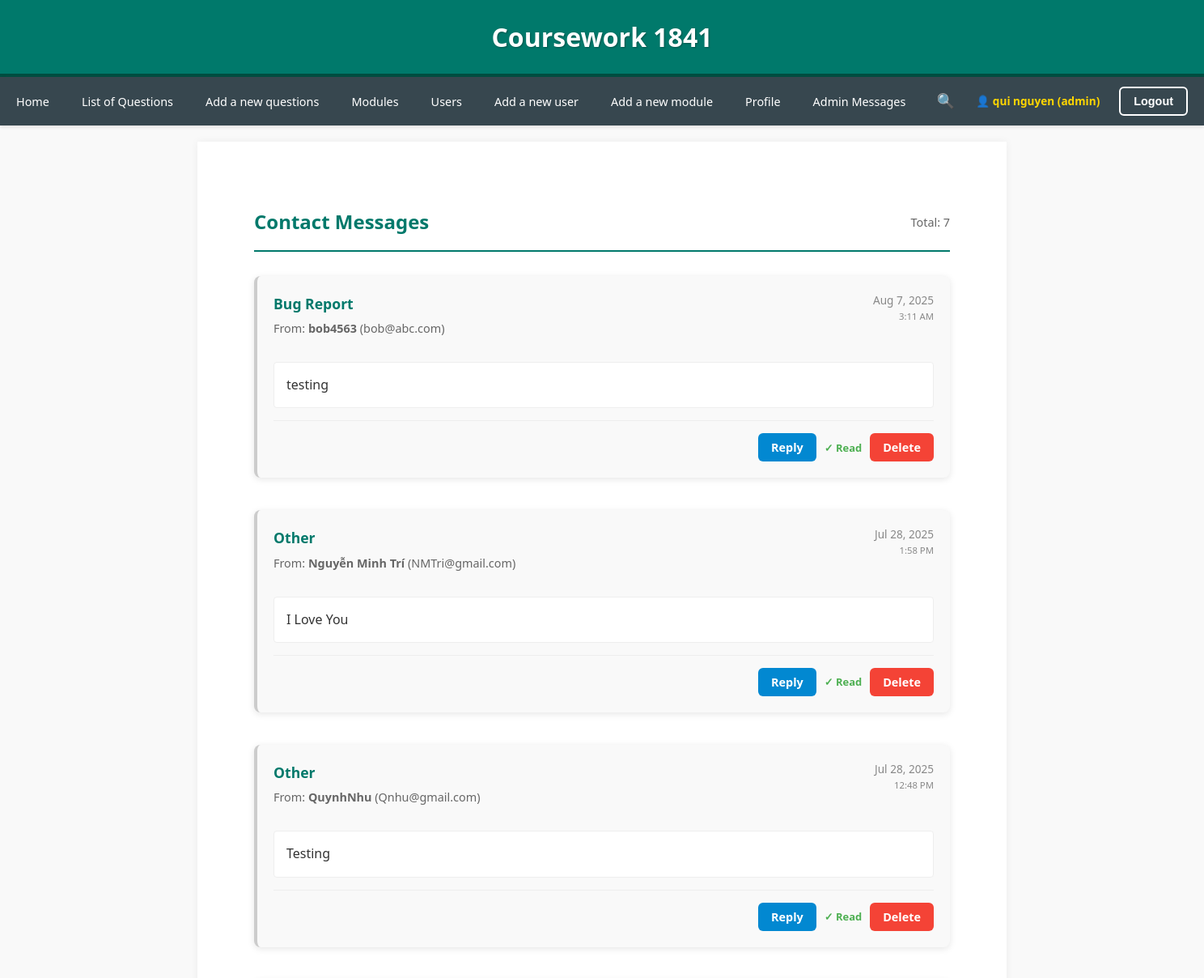
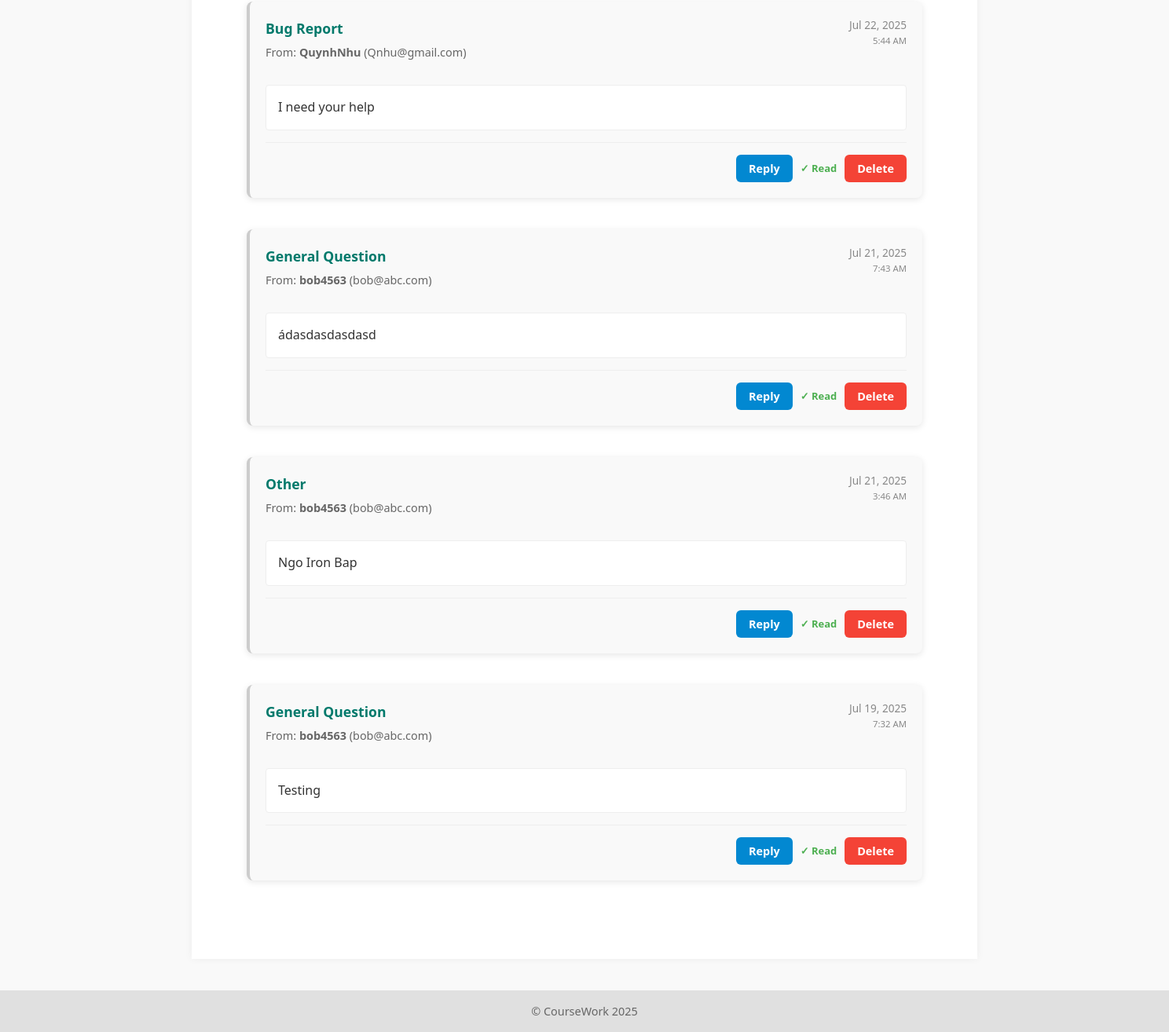
/CW/admin_mess.php (signed in), run on the app's committed database (2 pictures, top to bottom).
### tables this page shows
CREATE TABLE `contact_messages` (
  `id` int(11) NOT NULL,
  `name` varchar(255) NOT NULL,
  `email` varchar(255) NOT NULL,
  `subject` varchar(255) NOT NULL,
  `message` text NOT NULL,
  `created_at` timestamp NOT NULL DEFAULT current_timestamp(),
  `is_read` tinyint(1) DEFAULT 0,
  `user_id` int(11) DEFAULT NULL
);

### CW/admin_mess.php (called while the page is built, shortened)
<?php
include 'includ/DatabaseConnection.php';
include 'includ/DatabaseFunction.php';
$messages = getAllContactMessages($pdo);
include 'tem/admin_mess.html.php';
include 'tem/layout.html.php';

### CW/includ/DatabaseFunction.php (called while the page is built, shortened)
<?php
function getAllContactMessages($pdo) {
    $stmt = $pdo->query("SELECT cm.*, u.name as sender_username
                         FROM contact_messages cm
                         LEFT JOIN user u ON cm.user_id = u.id
                         ORDER BY cm.created_at DESC");
    return $stmt->fetchAll();
}

### CW/tem/admin_mess.html.php (the view, shortened to what this page needs)
<div class="admin-messages-container">
    <div class="messages-header">
        <h2>Contact Messages</h2>
        <div class="message-stats">
            <span class="total-messages">Total: <?= count($messages) ?></span>
        </div>
    </div>
    <?php if (empty($messages)): ?>
        <div class="no-messages">
            <p>No contact messages yet.</p>
            <small>Messages from the contact form will appear here.</small>
        </div>
    <?php else: ?>
        <div class="messages-list">
            <?php foreach ($messages as $msg): ?>
                <div class="message-card <?= $msg['is_read'] ? 'read' : 'unread' ?>">
                    <div class="message-header">
                        <div class="message-info">
                            <h3 class="message-subject"><?= htmlspecialchars($msg['subject']) ?></h3>
                            <p class="message-from">
                                From: <strong><?= htmlspecialchars($msg['name']) ?></strong>
                                (<?= htmlspecialchars($msg['email']) ?>)
                            </p>
                        </div>
                        <div class="message-date">
                            <?= date('M j, Y', strtotime($msg['created_at'])) ?><br>
                            <small><?= date('g:i A', strtotime($msg['created_at'])) ?></small>
                        </div>
                    </div>
                    <div class="message-content">
                        <?= nl2br(htmlspecialchars($msg['message'])) ?>
                    </div>
                    <div class="message-actions">
                        <a href="admin_answer.php?id=<?= $msg['id'] ?>" class="btn-reply">Reply</a>
                        <?php if (!$msg['is_read']): ?>
                            <a href="?mark_read=<?= $msg['id'] ?>" class="btn-mark-read">Mark as Read</a>
                        <?php else: ?>
                            <span class="read-status">✓ Read</span>
                        <?php endif; ?>
                        <a href="?delete=<?= $msg['id'] ?>" class="btn-delete"
                           onclick="return confirm('Are you sure you want to delete this message?')">Delete</a>
                    </div>
                </div>
            <?php endforeach; ?>
        </div>
    <?php endif; ?>
</div>

### CW/css/final-cw.css (style rules this page uses)
* { margin: 0; padding: 0; box-sizing: border-box; }
body { font-family: 'Segoe UI', Tahoma, sans-serif; background-color: #f9f9f9; color: #333; line-height: 1.6; font-size: 16px; }
a.btn-delete { background-color: #f44336; color: white; padding: 6px 16px; border: none; border-radius: 6px; font-weight: bold; font-size: 0.9rem; text-decoration: none; cursor: pointer; transition: all 0.2s ease; display: inline-block; text-align: center; min-width: 70px; }
.btn-reply { background-color: #0288D1; color: white; padding: 6px 16px; border: none; border-radius: 6px; font-weight: bold; font-size: 0.9rem; text-decoration: none; cursor: pointer; transition: all 0.2s ease; display: inline-block; text-align: center; min-width: 70px; }
.message-card { background: white; border-radius: 8px; padding: 20px; margin-bottom: 20px; box-shadow: 0 2px 8px rgba(0,0,0,0.1); transition: all 0.2s ease; }
.message-card.read { border-left: 4px solid #ccc; background: #f9f9f9; }
.message-subject { font-size: 1.1em; font-weight: 600; margin-bottom: 5px; color: #00796B; }
.message-from { font-size: 0.9em; color: #666; margin: 0 0 15px 0; }
.message-header { display: flex; justify-content: space-between; align-items: flex-start; margin-bottom: 15px; }
.message-date { text-align: right; color: #888; font-size: 0.85em; line-height: 1.4; }
.message-content { background: white; padding: 15px; border-radius: 4px; margin: 15px 0; border: 1px solid #eee; line-height: 1.6; }
.message-actions { display: flex; justify-content: flex-end; align-items: center; font-size: 0.9em; color: #555; margin-top: 15px; padding-top: 15px; border-top: 1px solid #eee; gap: 10px; }
.admin-messages-container { max-width: 900px; margin: 40px auto; padding: 20px; }
.messages-header { display: flex; justify-content: space-between; align-items: center; margin-bottom: 30px; padding-bottom: 15px; border-bottom: 2px solid #00796B; }
.messages-header h2 { color: #00796B; margin: 0; }
.message-stats { display: flex; gap: 15px; align-items: center; }
.total-messages { color: #666; font-size: 0.9em; }
.messages-list { display: flex; flex-direction: column; gap: 20px; }
.read-status { color: #4caf50; font-weight: 600; font-size: 0.9em; }

### data on the page
contact_messages: subject "Bug Report", name "bob4563", email "bob@abc.com", created_at "Aug 7, 2025", created_at "3:11 AM", message "testing", is_read "✓ Read"
contact_messages: subject "Other", name "Nguyễn Minh Trí", email "NMTri@gmail.com", created_at "Jul 28, 2025", created_at "1:58 PM", message "I Love You", is_read "✓ Read"
contact_messages: subject "Other", name "QuynhNhu", email "Qnhu@gmail.com", created_at "Jul 28, 2025", created_at "12:48 PM", message "Testing", is_read "✓ Read"
contact_messages: subject "Bug Report", name "QuynhNhu", email "Qnhu@gmail.com", created_at "Jul 22, 2025", created_at "5:44 AM", message "I need your help", is_read "✓ Read"
contact_messages: subject "General Question", name "bob4563", email "bob@abc.com", created_at "Jul 21, 2025", created_at "7:43 AM", message "ádasdasdasdasd", is_read "✓ Read"
contact_messages: subject "Other", name "bob4563", email "bob@abc.com", created_at "Jul 21, 2025", created_at "3:46 AM", message "Ngo Iron Bap", is_read "✓ Read"
contact_messages: subject "General Question", name "bob4563", email "bob@abc.com", created_at "Jul 19, 2025", created_at "7:32 AM", message "Testing", is_read "✓ Read"

### other printed values
$_SESSION['name'] "qui nguyen"
$_SESSION['role'] "admin"
count($messages) "7"
